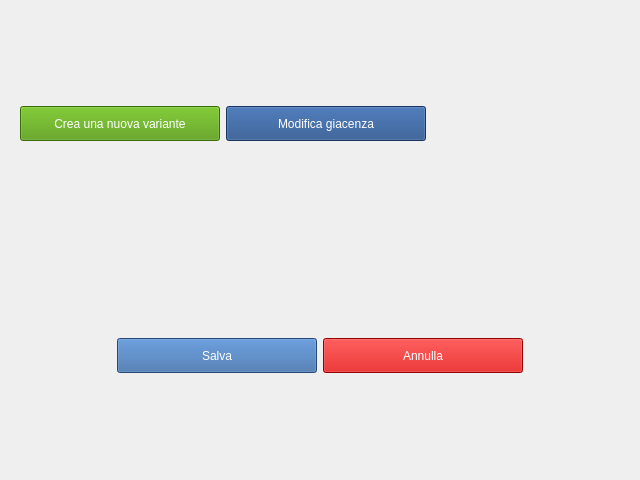
<?xml version="1.0" encoding="UTF-8"?>
<ui version="4.0">
 <class>contenuto</class>
 <widget class="QWidget" name="contenuto">
  <property name="geometry">
   <rect>
    <x>0</x>
    <y>0</y>
    <width>640</width>
    <height>480</height>
   </rect>
  </property>
  <property name="windowTitle">
   <string>Form</string>
  </property>
  <layout class="QVBoxLayout" name="verticalLayout">
   <item>
    <widget class="QWidget" name="giacbutton" native="true">
     <layout class="QHBoxLayout" name="horizontalLayout_2">
      <item>
       <widget class="QPushButton" name="newvar">
        <property name="minimumSize">
         <size>
          <width>200</width>
          <height>35</height>
         </size>
        </property>
        <property name="styleSheet">
         <string notr="true">background-color: rgb(78, 154, 6);
color: rgb(255, 255, 255);</string>
        </property>
        <property name="text">
         <string>Crea una nuova variante</string>
        </property>
       </widget>
      </item>
      <item>
       <widget class="QPushButton" name="giacbtn">
        <property name="minimumSize">
         <size>
          <width>200</width>
          <height>35</height>
         </size>
        </property>
        <property name="styleSheet">
         <string notr="true">background-color: rgb(32, 74, 135);
color: rgb(255, 255, 255);</string>
        </property>
        <property name="text">
         <string>Modifica giacenza</string>
        </property>
       </widget>
      </item>
      <item>
       <spacer name="horizontalSpacer_3">
        <property name="orientation">
         <enum>Qt::Horizontal</enum>
        </property>
        <property name="sizeHint" stdset="0">
         <size>
          <width>40</width>
          <height>20</height>
         </size>
        </property>
       </spacer>
      </item>
     </layout>
    </widget>
   </item>
   <item>
    <widget class="QWidget" name="widget" native="true">
     <layout class="QHBoxLayout" name="horizontalLayout">
      <item>
       <spacer name="horizontalSpacer_2">
        <property name="orientation">
         <enum>Qt::Horizontal</enum>
        </property>
        <property name="sizeHint" stdset="0">
         <size>
          <width>40</width>
          <height>20</height>
         </size>
        </property>
       </spacer>
      </item>
      <item>
       <widget class="QPushButton" name="savebtn">
        <property name="minimumSize">
         <size>
          <width>200</width>
          <height>35</height>
         </size>
        </property>
        <property name="styleSheet">
         <string notr="true">background-color: rgb(52, 101, 164);
color: rgb(255, 255, 255);</string>
        </property>
        <property name="text">
         <string>Salva</string>
        </property>
       </widget>
      </item>
      <item>
       <widget class="QPushButton" name="cancel">
        <property name="minimumSize">
         <size>
          <width>200</width>
          <height>35</height>
         </size>
        </property>
        <property name="styleSheet">
         <string notr="true">background-color: rgb(204, 0, 0);
color: rgb(255, 255, 255);</string>
        </property>
        <property name="text">
         <string>Annulla</string>
        </property>
       </widget>
      </item>
      <item>
       <spacer name="horizontalSpacer">
        <property name="orientation">
         <enum>Qt::Horizontal</enum>
        </property>
        <property name="sizeHint" stdset="0">
         <size>
          <width>40</width>
          <height>20</height>
         </size>
        </property>
       </spacer>
      </item>
     </layout>
    </widget>
   </item>
  </layout>
 </widget>
 <resources/>
 <connections/>
</ui>
